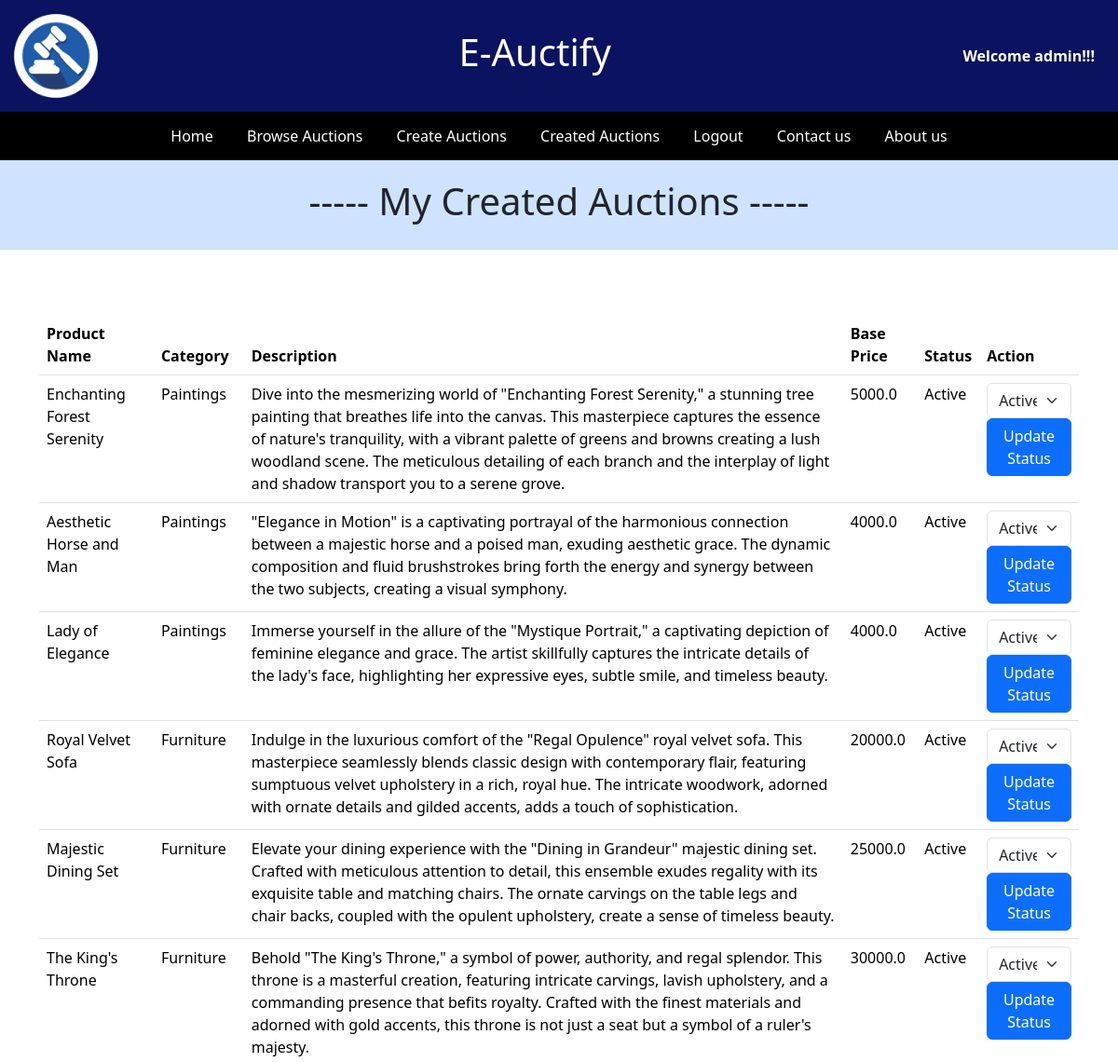
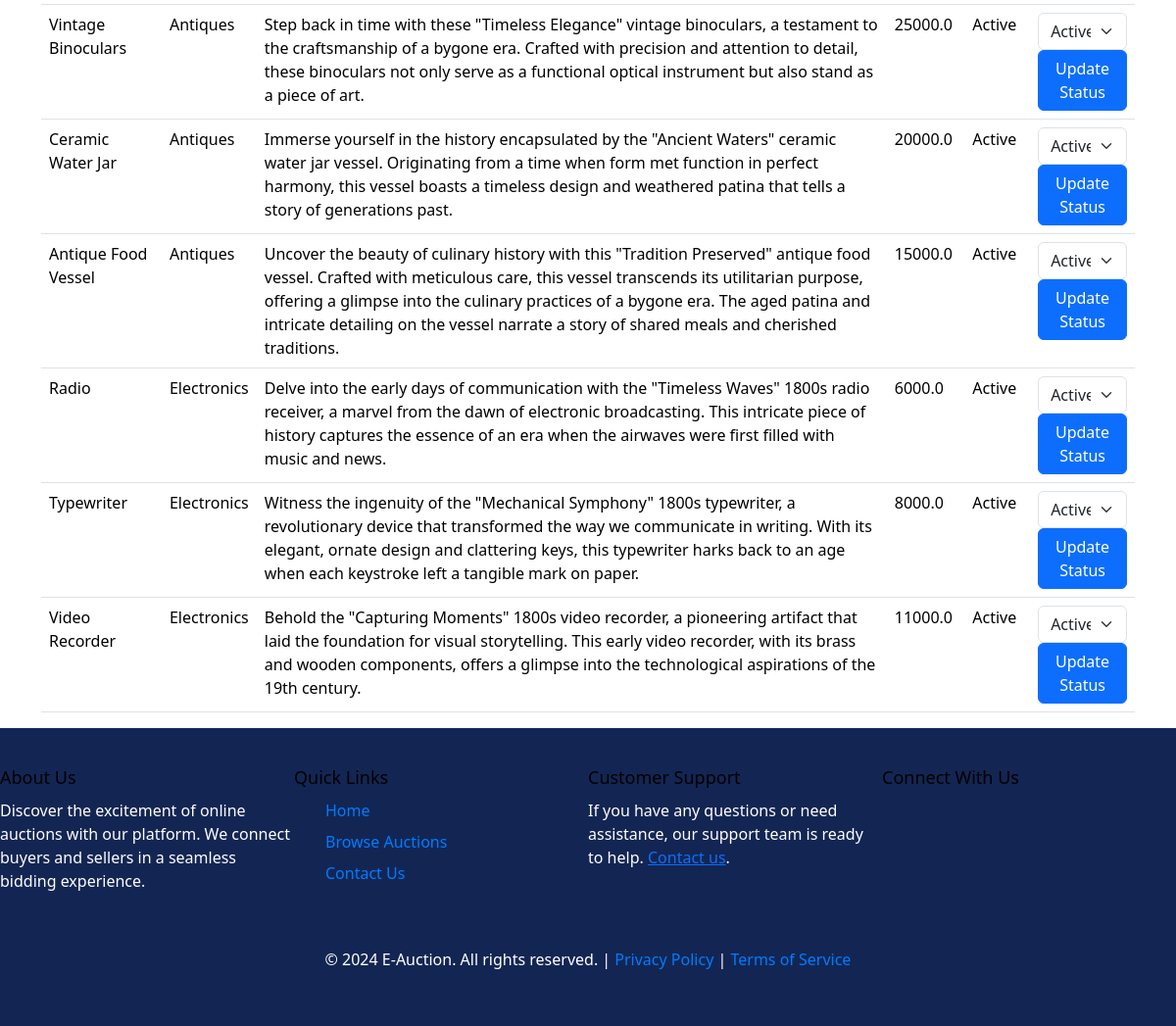
Before: /myauctions/ (signed in) with the older database file (2 pictures, top to bottom).
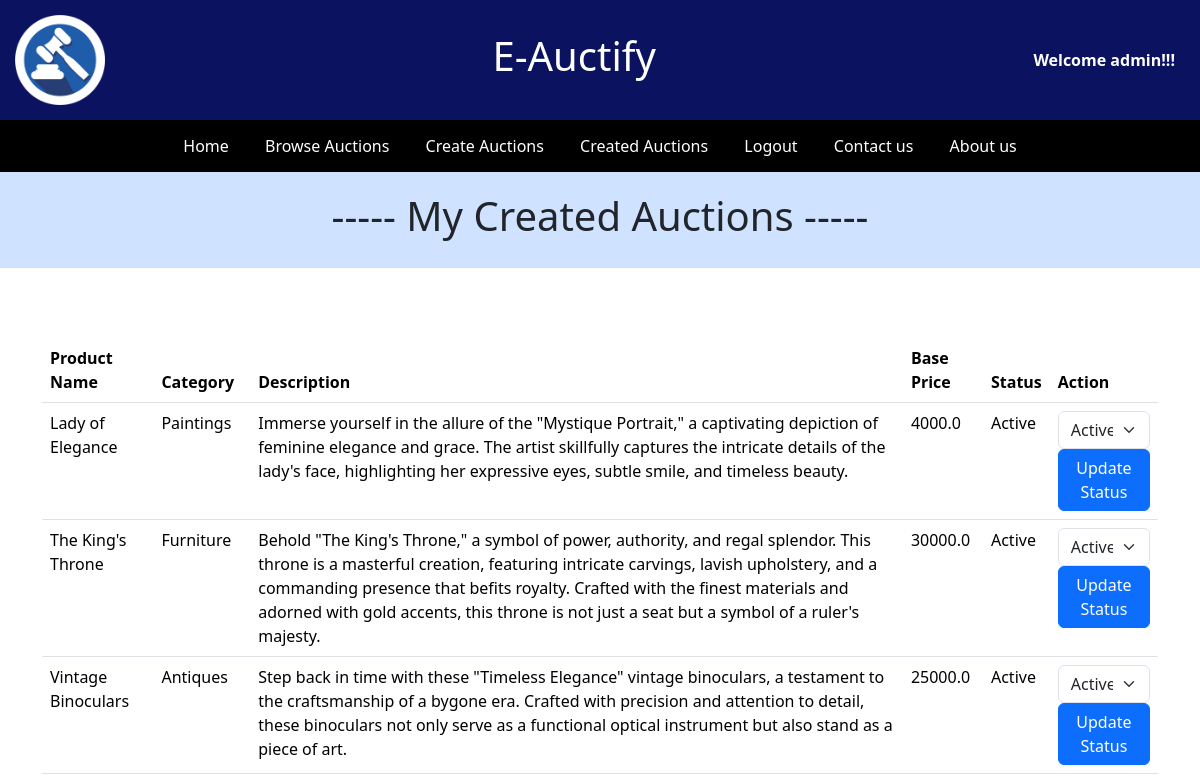
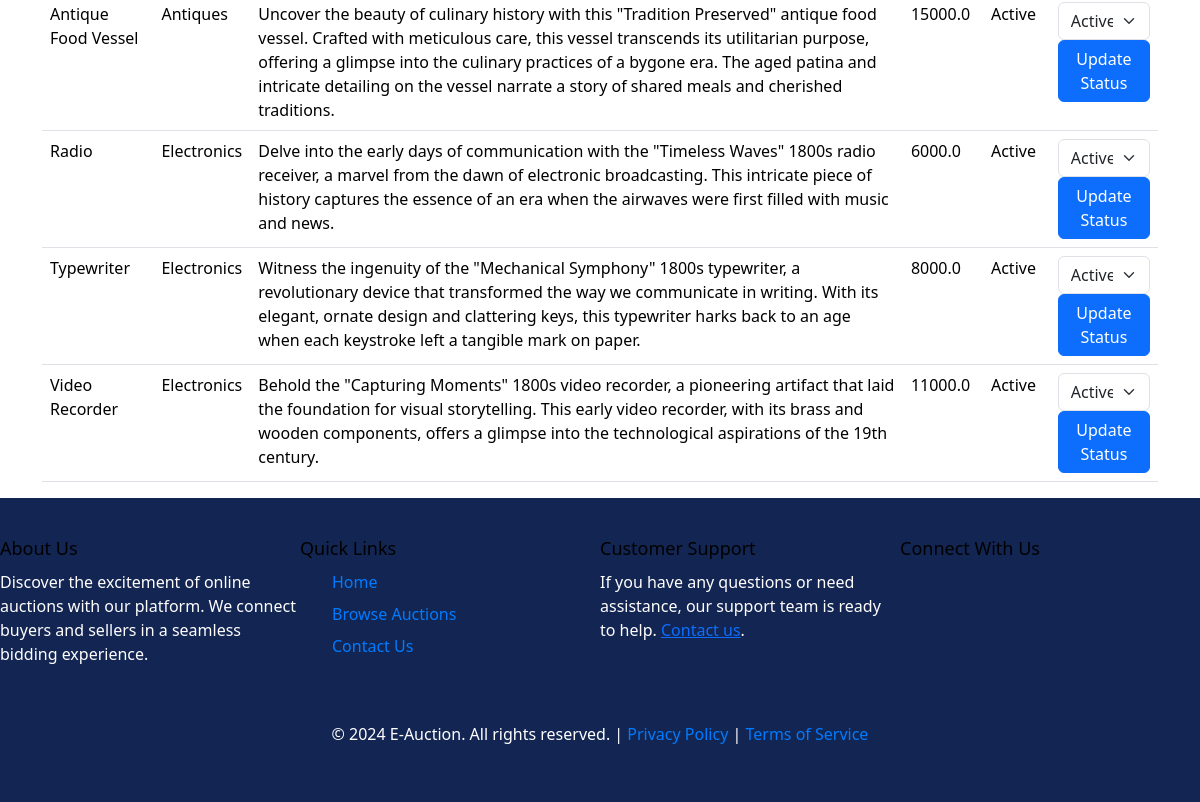
After: the same page with the newer database file (2 pictures, top to bottom).
### e_auctionapp/models.py (models this page shows, shortened)
class Product(models.Model):
    userid = models.ForeignKey(User, on_delete=models.CASCADE, null=True, blank=True)
    product_id = models.AutoField(primary_key=True)
    product_name = models.CharField(max_length=55)
    type_choices = (
        ("Antiques", "Antiques"),
        ("Electronics", "Electronics"),
        ("Furniture", "Furniture"),
        ("Paintings", "Paintings"),
    )
    category = models.CharField(max_length=50, choices=type_choices, default="")
    desc = models.TextField(max_length=400)
    base_price = models.FloatField()
    image = models.ImageField(upload_to="pics")
    status_choices = (
        ("Upcoming", "Upcoming"),
        ("Active", "Active"),
        ("Closed", "Closed"),
    )
    status = models.CharField(max_length=20, choices=status_choices, default="Upcoming")
    starttime = models.DateTimeField(default=timezone.now)
    duration = models.DurationField(default=timedelta(hours=1))

### e_auctionapp/views.py (the view, shortened to what this page needs)
# urls.py: path("myauctions/", views.myauctions, name="myauctions"),
def myauctions(request):
    if request.user.is_authenticated:
        user = request.user
        auctions = Product.objects.filter(userid=user)
        context = {"username": user, "auctions": auctions}
        return render(request, "myauctions.html", context)
    else:
        return redirect('/login')

### templates/myauctions.html (shortened to what this page needs)
{% load static %}
{% include 'header.html' %}
<div class="bg-primary-subtle">
    <h1>----- My Created Auctions -----</h1>
</div>
{% block content %}
  <div class="container">
    <table class="table">
      <thead>
        <tr>
          <th>Product Name</th>
          <th>Category</th>
          <th>Description</th>
          <th>Base Price</th>
          <th>Status</th>
          <th>Action</th>
        </tr>
      </thead>
      <tbody>
        {% for product in auctions %}
            <tr>
                <td>{{ product.product_name }}</td>
                <td>{{ product.category }}</td>
                <td>{{ product.desc }}</td>
                <td>{{ product.base_price }}</td>
                <td>{{ product.status }}</td>
                <td>
                    <form method="post" action="{% url 'myauctions' %}">
                        <select name="status" class="form-select">
                            <option value="Active" {% if product.status == 'Active' %}selected{% endif %}>Active</option>
                        </select>
                        <button type="submit" class="btn btn-primary">Update Status</button>
                    </form>
                </td>
            </tr>
        {% endfor %}
    </tbody>
    </table>
  </div>
{% endblock %}
{% include 'footer.html' %}

Changed rows visible on the page:
no longer on this page (row edited): Product: product_name "Enchanting Forest Serenity", category "Paintings", desc "Dive into the mesmerizing world of \"Enchanting Forest Serenity,\" a stunning tree painting that breathes life into the canvas. This masterpiece captures the essence of nature's tranquility, with a vibrant palette of greens and browns creating a lush woodland scene. The meticulous detailing of each branch and the interplay of light and shadow transport you to a serene grove.", base_price "5000.0", status "Active"
no longer on this page (row edited): Product: product_name "Aesthetic Horse and Man", category "Paintings", desc "\"Elegance in Motion\" is a captivating portrayal of the harmonious connection between a majestic horse and a poised man, exuding aesthetic grace. The dynamic composition and fluid brushstrokes bring forth the energy and synergy between the two subjects, creating a visual symphony.", base_price "4000.0", status "Active"
no longer on this page (row edited): Product: product_name "Royal Velvet Sofa", category "Furniture", desc "Indulge in the luxurious comfort of the \"Regal Opulence\" royal velvet sofa. This masterpiece seamlessly blends classic design with contemporary flair, featuring sumptuous velvet upholstery in a rich, royal hue. The intricate woodwork, adorned with ornate details and gilded accents, adds a touch of sophistication.", base_price "20000.0", status "Active"
no longer on this page (row edited): Product: product_name "Majestic Dining Set", category "Furniture", desc "Elevate your dining experience with the \"Dining in Grandeur\" majestic dining set. Crafted with meticulous attention to detail, this ensemble exudes regality with its exquisite table and matching chairs. The ornate carvings on the table legs and chair backs, coupled with the opulent upholstery, create a sense of timeless beauty.", base_price "25000.0", status "Active"
no longer on this page (row edited): Product: product_name "Ceramic Water Jar", category "Antiques", desc "Immerse yourself in the history encapsulated by the \"Ancient Waters\" ceramic water jar vessel. Originating from a time when form met function in perfect harmony, this vessel boasts a timeless design and weathered patina that tells a story of generations past.", base_price "20000.0", status "Active"
